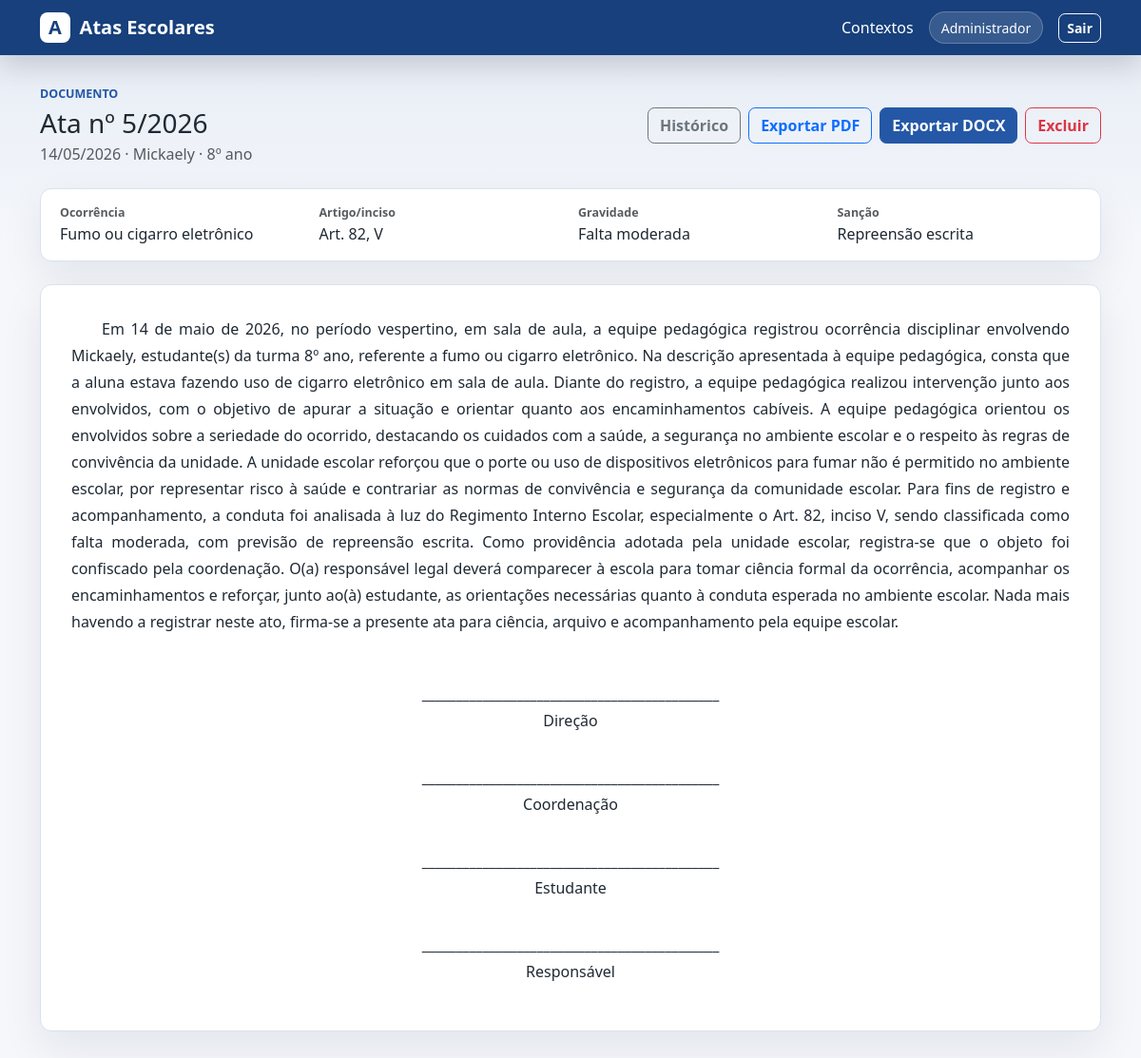
The app's page /atas/5 (signed in) with its own data.
### models.py (models this page shows)
class Usuario(Base):
    __tablename__ = "usuarios"
    id = Column(Integer, primary_key=True, index=True)
    nome = Column(String(120), nullable=False)
    usuario = Column(String(80), unique=True, index=True, nullable=False)
    senha_hash = Column(String(255), nullable=False)

class Ata(Base):
    __tablename__ = "atas"
    id = Column(Integer, primary_key=True, index=True)
    numero = Column(String(30), nullable=False)
    ano = Column(Integer, nullable=False)
    data_ocorrencia = Column(Date, nullable=False)
    periodo = Column(String(100), nullable=False)
    local = Column(String(150), nullable=False)
    alunos = Column(Text, nullable=False)
    turma = Column(String(80), nullable=False)
    tipo_ocorrencia = Column(String(180), nullable=False)
    relato_simples = Column(Text, nullable=False)
    providencias = Column(Text, nullable=False)
    responsavel_convocado = Column(Boolean, default=False)
    nome_responsavel = Column(String(180), nullable=True)
    reincidencia = Column(Boolean, default=False)
    artigo = Column(String(20), nullable=False)
    inciso = Column(String(20), nullable=False)
    gravidade = Column(String(80), nullable=False)
    sancao = Column(String(180), nullable=False)
    texto_gerado = Column(Text, nullable=False)
    assinaturas = Column(Text, nullable=False, default="")
    criado_em = Column(DateTime, default=datetime.utcnow, nullable=False)

### main.py (the view)
@app.get("/atas/{ata_id}")
def visualizar_ata(
    request: Request,
    ata_id: int,
    db: Session = Depends(get_db),
    user: Usuario = Depends(usuario_logado),
):
    ata = db.get(Ata, ata_id)
    if not ata:
        raise HTTPException(status_code=404, detail="Ata não encontrada")
    return templates.TemplateResponse(
        "visualizar_ata.html",
        {
            "request": request,
            "ata": ata,
            "assinaturas": desserializar_assinaturas(ata.assinaturas),
            "user": user,
        },
    )

### templates/visualizar_ata.html (shortened to what this page needs)
{% extends "base.html" %}
{% block content %}
<div class="d-flex flex-column flex-md-row justify-content-between gap-3 align-items-md-center mb-4">
  <div>
    <p class="section-kicker mb-1">Documento</p>
    <h1 class="h3 mb-1">Ata nº {{ ata.numero }}/{{ ata.ano }}</h1>
    <p class="text-muted mb-0">{{ ata.data_ocorrencia.strftime("%d/%m/%Y") }} · {{ ata.alunos }} · {{ ata.turma }}</p>
  </div>
  <div class="toolbar-actions">
    <a class="btn btn-outline-secondary" href="/">Histórico</a>
    <a class="btn btn-outline-primary" href="/atas/{{ ata.id }}/pdf">Exportar PDF</a>
    <a class="btn btn-primary" href="/atas/{{ ata.id }}/docx">Exportar DOCX</a>
    <form method="post" action="/atas/{{ ata.id }}/excluir" onsubmit="return confirm('Excluir definitivamente a ata nº {{ ata.numero }}/{{ ata.ano }}?');">
      <button class="btn btn-outline-danger" type="submit">Excluir</button>
    </form>
  </div>
</div>
<section class="detail-strip mb-4">
  <div class="row g-3">
    <div class="col-md-3"><span class="text-muted d-block">Ocorrência</span>{{ ata.tipo_ocorrencia }}</div>
    <div class="col-md-3"><span class="text-muted d-block">Artigo/inciso</span>Art. {{ ata.artigo }}, {{ ata.inciso }}</div>
    <div class="col-md-3"><span class="text-muted d-block">Gravidade</span>{{ ata.gravidade }}</div>
    <div class="col-md-3"><span class="text-muted d-block">Sanção</span>{{ ata.sancao }}</div>
  </div>
</section>
<article class="ata-document">
  {% for bloco in ata.texto_gerado.split("\n\n") %}
    <p>{{ bloco }}</p>
  {% endfor %}
  <div class="assinaturas">
    {% for assinatura in assinaturas %}
    <p>____________________________________________<br>{{ assinatura }}</p>
    {% endfor %}
  </div>
</article>
{% endblock %}

### templates/base.html (shortened to what this page needs)
<!doctype html>
<html lang="pt-br">
<head>
  <link href="https://cdn.jsdelivr.net/npm/bootstrap@5.3.3/dist/css/bootstrap.min.css" rel="stylesheet">
  <link href="{{ url_for('static', path='/style.css') }}" rel="stylesheet">
</head>
<body>
  <nav class="navbar navbar-expand-lg app-navbar">
    <div class="container">
      <a class="navbar-brand fw-semibold" href="/">
        <span class="brand-mark">A</span>
        Atas Escolares
      </a>
      {% if user %}
      <div class="d-flex align-items-center gap-3">
        <a class="nav-link text-white" href="/contextos">Contextos</a>
        <span class="user-chip">{{ user.nome }}</span>
        <a class="btn btn-sm btn-outline-light" href="/logout">Sair</a>
      </div>
      {% endif %}
    </div>
  </nav>
  <main class="container app-shell">
    {% block content %}{% endblock %}
  </main>
</body>
</html>

### static/style.css (style rules this page uses)
:root { --ink: #1f2933; --muted: #64748b; --line: #d9e2ec; --surface: #ffffff; --page: #f5f7fb; --primary: #2458a6; --primary-strong: #17407c; --green: #2f7d5c; --rose: #a23b5a; --shadow: 0 18px 45px rgba(15, 23, 42, 0.08); }
body { background: linear-gradient(180deg, rgba(36, 88, 166, 0.08), transparent 260px), var(--page); color: var(--ink); }
.app-navbar { background: var(--primary-strong); box-shadow: 0 10px 30px rgba(15, 23, 42, 0.18); }
.navbar-brand { color: #fff; display: inline-flex; align-items: center; gap: 0.6rem; }
.brand-mark { width: 2rem; height: 2rem; display: inline-grid; place-items: center; border-radius: 0.5rem; background: #ffffff; color: var(--primary-strong); font-weight: 800; }
.user-chip { color: #fff; background: rgba(255, 255, 255, 0.14); border: 1px solid rgba(255, 255, 255, 0.22); border-radius: 999px; padding: 0.35rem 0.75rem; font-size: 0.875rem; }
.app-shell { padding-top: 2rem; padding-bottom: 3rem; }
.section-kicker { color: var(--primary); font-size: 0.78rem; font-weight: 800; letter-spacing: 0; text-transform: uppercase; }
.btn { border-radius: 0.45rem; font-weight: 600; }
.btn-primary { background: var(--primary); border-color: var(--primary); }
.login-box, .form-surface, .editor-panel, .side-panel, .table-panel, .detail-strip, .ata-document { background: var(--surface); border: 1px solid var(--line); border-radius: 0.75rem; box-shadow: var(--shadow); }
.toolbar-actions { display: flex; flex-wrap: wrap; gap: 0.5rem; justify-content: flex-end; }
.detail-strip { padding: 1rem 1.25rem; }
.detail-strip span { font-size: 0.78rem; font-weight: 700; }
.ata-document { line-height: 1.75; padding: 2rem; }
.ata-document p { text-align: justify; text-indent: 2rem; }
.assinaturas { margin-top: 3rem; }
.assinaturas p { text-align: center; text-indent: 0; margin-top: 2rem; }

### records on screen
Usuario: nome "Administrador"
Ata: numero "5", ano "2026", data_ocorrencia "14/05/2026", alunos "Mickaely", turma "8º ano", tipo_ocorrencia "Fumo ou cigarro eletrônico", artigo "82", inciso "V", gravidade "Falta moderada", sancao "Repreensão escrita", texto_gerado "Em 14 de maio de 2026, no período vespertino, em sala de aula, a equipe pedagógica registrou ocorrência disciplinar envolvendo Mickaely, estudante(s) da turma 8º ano, referente a fumo ou cigarro eletrônico. Na descrição apresentada à equipe pedagógica, consta que a aluna estava fazendo uso de cigarro eletrônico em sala de aula. Diante do registro, a equipe pedagógica realizou intervenção junto aos envolvidos, com o objetivo de apurar a situação e orientar quanto aos encaminhamentos cabíveis. A equipe pedagógica orientou os envolvidos sobre a seriedade do ocorrido, destacando os cuidados com a saúde, a segurança no ambiente escolar e o respeito às regras de convivência da unidade. A unidade…"

### other values on screen
{{ assinatura }} "Direção" "Coordenação" "Estudante" "Responsável"
